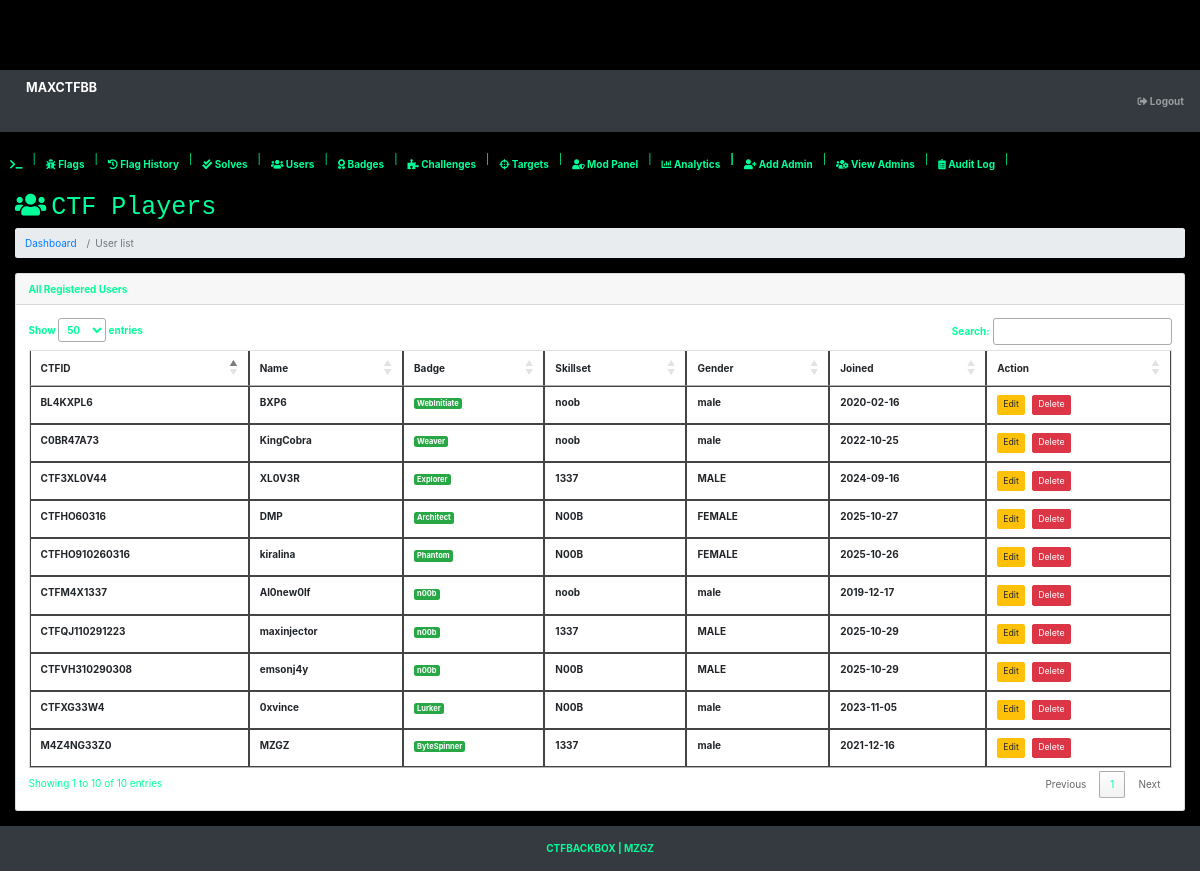
Before: /admin/userz.php (signed in) with the older database file.
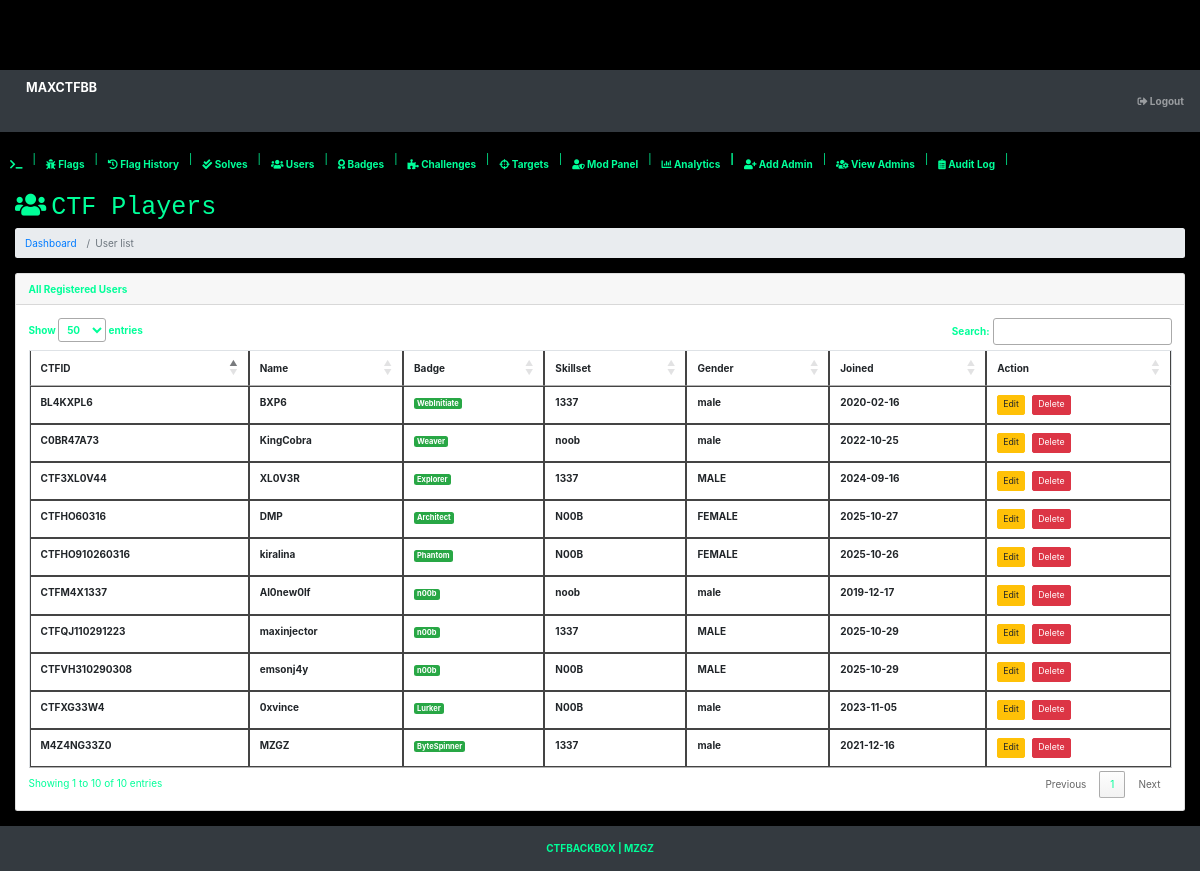
After: the same page with the newer database file.
### tables this page shows
CREATE TABLE `accounts` (
  `id` int(11) NOT NULL,
  `ctfid` varchar(30) NOT NULL COMMENT 'autoogenctfid',
  `ctfname` varchar(20) NOT NULL COMMENT 'cybername of user',
  `ctfscore` int(5) NOT NULL COMMENT 'score of user',
  `joined` varchar(20) NOT NULL COMMENT 'date user joined',
  `ctfskillset` varchar(4) NOT NULL COMMENT 'noob or 1337',
  `gender` varchar(10) NOT NULL COMMENT 'male ni or female',
  `ctfemail` varchar(30) NOT NULL COMMENT 'email',
  `ctfpassword` varchar(1000) NOT NULL COMMENT 'password',
  `farko` varchar(11) DEFAULT NULL COMMENT 'basic if uuser bypass d html reg'
);

CREATE TABLE `badges` (
  `id` int(11) NOT NULL,
  `title` varchar(50) NOT NULL,
  `vibe` varchar(255) NOT NULL,
  `required_score` int(11) NOT NULL DEFAULT '0'
);

### admin/userz.php (the view, shortened to what this page needs)
<?php include 'header.php'; ?>
<div id="layoutSidenav_content">
<main>
<div class="container-fluid">
<h1 class="mt-4"><i class="fas fa-users" style="margin-right: 5px;"></i>CTF Players</h1>
<ol class="breadcrumb mb-4">
    <li class="breadcrumb-item"><a href="dashboard.php">Dashboard</a></li>
    <li class="breadcrumb-item active">User list</li>
</ol>
<div class="card mb-4">
<div class="card-header text-green">All Registered Users</div>
<div class="card-body">
<div class="table-responsive">
<table class="table table-bordered text-green" id="userTable" width="100%" cellspacing="0">
<thead>
<tr>
    <th>CTFID</th>
    <th>Name</th>
    <th>Badge</th>
    <th>Skillset</th>
    <th>Gender</th>
    <th>Joined</th>
    <th>Action</th>
</tr>
</thead>
<tbody>
<?php
$get = "SELECT * FROM accounts ORDER BY ctfscore DESC";
$run = mysqli_query($conn,$get);
while($row = mysqli_fetch_array($run)){
    $ctfid = htmlspecialchars($row['ctfid'], ENT_QUOTES, 'UTF-8');
    $name = htmlspecialchars($row['ctfname'], ENT_QUOTES, 'UTF-8');
    $score = intval($row['ctfscore']);
    $skill = htmlspecialchars($row['ctfskillset'], ENT_QUOTES, 'UTF-8');
    $gender = htmlspecialchars($row['gender'], ENT_QUOTES, 'UTF-8');
    $joined = htmlspecialchars($row['joined'], ENT_QUOTES, 'UTF-8');
    $badge_query = mysqli_query($conn,"SELECT title FROM badges WHERE required_score <= '$score' ORDER BY required_score DESC LIMIT 1");
    $badge = mysqli_fetch_array($badge_query);
    $badge_title = $badge ? htmlspecialchars($badge['title'], ENT_QUOTES, 'UTF-8') : 'None';
?>
<tr data-id="<?php echo $ctfid; ?>">
    <td><?php echo $ctfid; ?></td>
    <td>
        <span class="name-text"><?php echo $name; ?></span>
    </td>
    <td><span class="badge badge-success"><?php echo $badge_title; ?></span></td>
    <td>
        <span class="skill-text"><?php echo $skill; ?></span>
    </td>
    <td>
        <span class="gender-text"><?php echo $gender; ?></span>
    </td>
    <td><?php echo $joined; ?></td>
    <td>
        <button class="btn btn-warning btn-sm edit-btn">Edit</button>
        <button class="btn btn-danger btn-sm delete-btn ml-2">Delete</button>
    </td>
</tr>
<?php } ?>
</tbody>
</table>
</div>
</div>
</div>
</div>
</main>
<?php include 'footer.php'; ?>
<link rel="stylesheet" href="https://cdn.datatables.net/1.13.6/css/jquery.dataTables.min.css">

Changed rows visible on the page:
changed accounts "BL4KXPL6": ctfskillset "noob" → "1337"
